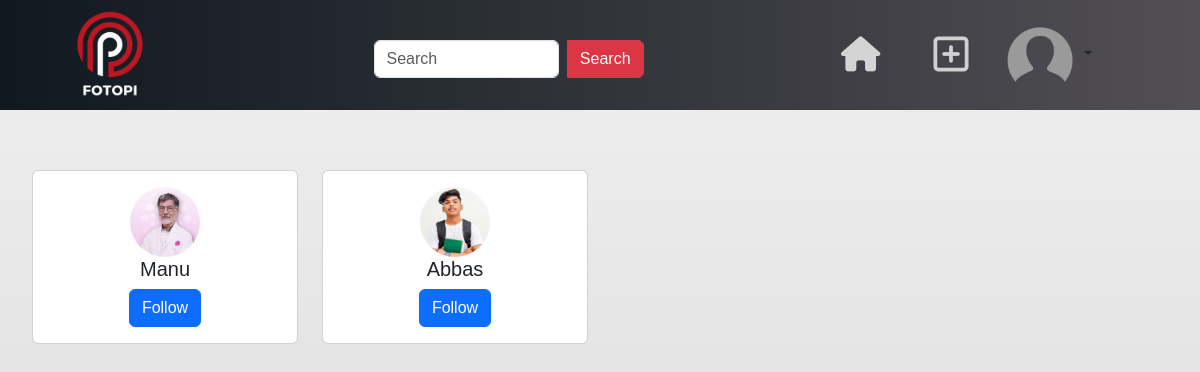
Page /followers/all/ (signed in) on the committed database.
### fotopiapp/models.py (models this page shows, shortened)
class UserProfile(models.Model):
    user=models.OneToOneField(User,on_delete=models.CASCADE, related_name="profile" )
    address=models.CharField(max_length=200, null=True)
    phone=models.CharField(max_length=200, null=True)
    profil_pic=models.FileField(upload_to="profilepic", null=True, blank=True)
    dob=models.DateField(null=True)
    bio=models.CharField(max_length=200,null=True)
    following=models.ManyToManyField("self",related_name="followed_by",symmetrical=False, blank=True)
    block=models.ManyToManyField("self",related_name="blocked", symmetrical=False,blank=True)

### fotopiapp/views.py (the view)
# urls.py: path('followers/all/',views.FollowersListView.as_view(),name="followers-list"),
@method_decorator(decs,name="dispatch")
class FollowersListView(View):
    def get(self,request,*args,**kwargs):
        profile_object=request.user.profile
        qs=profile_object.followed_by.all()
        return render(request,"followers_list.html",{"followers":qs})

### fotopiapp/decorator.py (called while the page is built)
def signin_required(fn):
        def wrapper(request,*args,**kwargs):
                if not request.user.is_authenticated:
                        messages.error(request,"invalid session")
                        return redirect("signin")
                else:
                     return fn(request,*args,**kwargs)
        return wrapper

### fotopiapp/templates/followers_list.html (shortened to what this page needs)
{% extends 'base.html' %}
{% load static %}
{% block body_block %}
<div class="container-fluid" style="margin-top: 150px;">
    <div class="row">
        {% for fo in followers %}
        <div class="col-sm-12 col-md-6 col-lg-3" id="column1">
            <div class="card">
                <div class="card-body text-center">
                    {%if fo.profil_pic%}
                    <img src="{{fo.profil_pic.url}}" alt="" width="70px" height="70px" style="border-radius: 100px;">
                    {%else%}
                    <img class="profile-small" src="{% static 'image/profilepic.png' %}" alt="Avatar" width="70px"
                        height="h-auto">
                    {% endif %}
                    <h5 class="card-title">{{ fo.user }}</h5>
                    <form action="{% url 'follow' fo.id %}" method="post">
                        {% if fo in request.user.profile.following.all %}
                           <button type="submit" class="btn btn-primary" name="action" value="unfollow">Unfollow</button>
                        {% else %}
                           <button type="submit" class="btn btn-primary" name="action" value="follow">Follow</button>
                        {% endif %}
                    </form>
                </div>
            </div>
        </div>
        {% endfor %}
    </div>
</div>
{% endblock %}

### fotopiapp/templates/base.html (style rules this page uses)
body { font-family: Arial, sans-serif; background: linear-gradient(to bottom, #f0f0f0, #c0c0c0); padding: 20px; }

### fotopiapp/templates/followers_list.html (style rules this page uses)
#column1 { padding-bottom: 100%; }
.card { margin-bottom: 20px; }

### rows in the picture
UserProfile: profil_pic (picture), user "Manu", shows "Follow"
UserProfile: profil_pic (picture), user "Abbas", shows "Follow"
